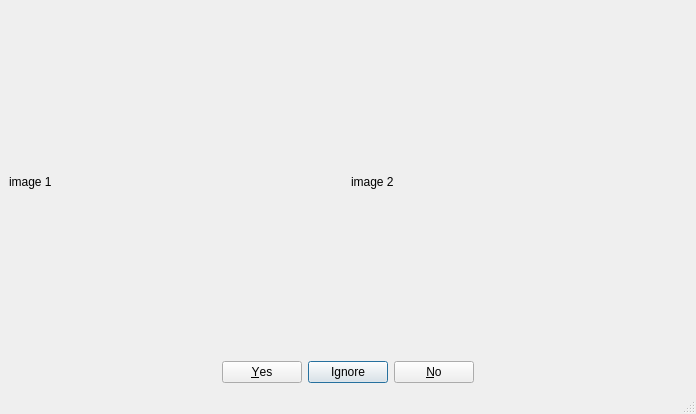
<?xml version="1.0" encoding="UTF-8"?>
<ui version="4.0">
 <class>MainWindow</class>
 <widget class="QMainWindow" name="MainWindow">
  <property name="geometry">
   <rect>
    <x>0</x>
    <y>0</y>
    <width>696</width>
    <height>414</height>
   </rect>
  </property>
  <property name="windowTitle">
   <string>MainWindow</string>
  </property>
  <widget class="QWidget" name="centralwidget">
   <layout class="QVBoxLayout" name="verticalLayout">
    <item>
     <layout class="QHBoxLayout" name="horizontalLayout">
      <property name="sizeConstraint">
       <enum>QLayout::SetDefaultConstraint</enum>
      </property>
      <item>
       <widget class="QLabel" name="lb_image1">
        <property name="text">
         <string>image 1</string>
        </property>
       </widget>
      </item>
      <item>
       <widget class="QLabel" name="lb_image2">
        <property name="text">
         <string>image 2</string>
        </property>
       </widget>
      </item>
     </layout>
    </item>
    <item>
     <widget class="QDialogButtonBox" name="buttonBox">
      <property name="standardButtons">
       <set>QDialogButtonBox::Ignore|QDialogButtonBox::No|QDialogButtonBox::Yes</set>
      </property>
      <property name="centerButtons">
       <bool>true</bool>
      </property>
     </widget>
    </item>
   </layout>
  </widget>
  <widget class="QMenuBar" name="menubar">
   <property name="geometry">
    <rect>
     <x>0</x>
     <y>0</y>
     <width>696</width>
     <height>22</height>
    </rect>
   </property>
  </widget>
  <widget class="QStatusBar" name="statusbar"/>
 </widget>
 <resources/>
 <connections/>
</ui>
